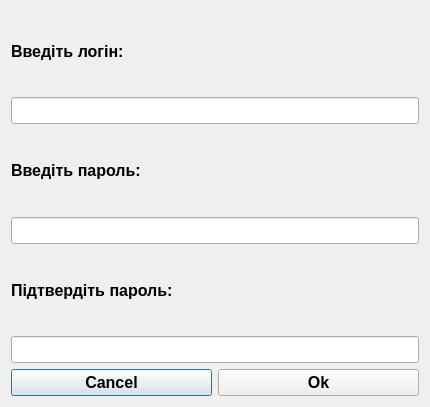
<?xml version="1.0" encoding="UTF-8"?>
<ui version="4.0">
 <class>AddNew</class>
 <widget class="QDialog" name="AddNew">
  <property name="geometry">
   <rect>
    <x>0</x>
    <y>0</y>
    <width>430</width>
    <height>407</height>
   </rect>
  </property>
  <property name="font">
   <font>
    <pointsize>12</pointsize>
    <weight>75</weight>
    <bold>true</bold>
   </font>
  </property>
  <property name="windowTitle">
   <string>Dialog</string>
  </property>
  <layout class="QVBoxLayout" name="verticalLayout">
   <item>
    <widget class="QLabel" name="login_lbl">
     <property name="text">
      <string>Введіть логін:</string>
     </property>
    </widget>
   </item>
   <item>
    <widget class="QLineEdit" name="login_led"/>
   </item>
   <item>
    <widget class="QLabel" name="password_lbl">
     <property name="text">
      <string>Введіть пароль:</string>
     </property>
    </widget>
   </item>
   <item>
    <widget class="QLineEdit" name="password_led"/>
   </item>
   <item>
    <widget class="QLabel" name="secondpassword_lbl">
     <property name="text">
      <string>Підтвердіть пароль:</string>
     </property>
    </widget>
   </item>
   <item>
    <widget class="QLineEdit" name="secondpassword_led"/>
   </item>
   <item>
    <layout class="QHBoxLayout" name="horizontalLayout">
     <item>
      <widget class="QPushButton" name="cancel_pb">
       <property name="text">
        <string>Cancel</string>
       </property>
      </widget>
     </item>
     <item>
      <widget class="QPushButton" name="ok_pb">
       <property name="text">
        <string>Ok</string>
       </property>
      </widget>
     </item>
    </layout>
   </item>
  </layout>
 </widget>
 <resources/>
 <connections/>
</ui>
